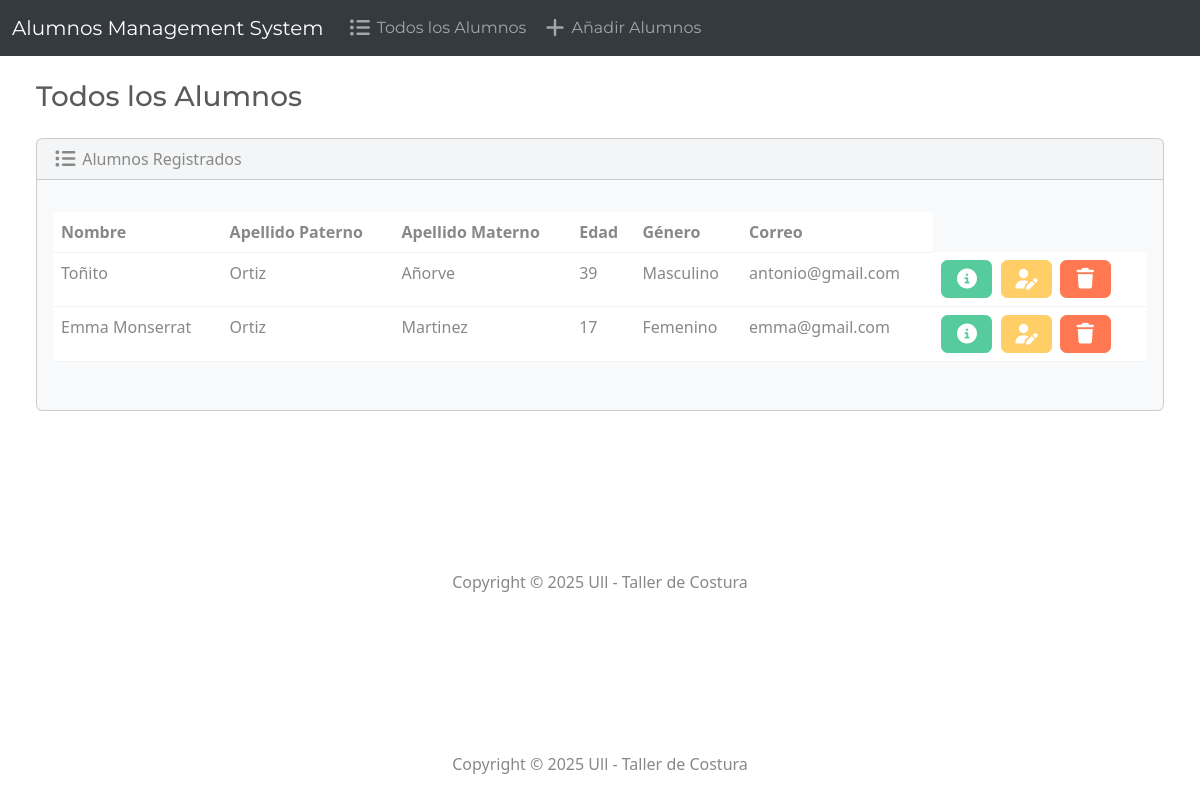
The page / on the database its author committed.
### app_alumnos/models.py (models this page shows, shortened)
class Alumno(models.Model):
    nombre = models.CharField(max_length=100)
    apellido_paterno = models.CharField(max_length=100)
    apellido_materno = models.CharField(max_length=100)
    edad = models.IntegerField()
    genero = models.CharField(max_length=10)
    correo = models.EmailField(unique=True)

### app_alumnos/views.py (the view)
# urls.py: path('', views.index, name='index'),
def index(request):
    return render(request, 'alumnos/index.html', {
        'alumnos': Alumno.objects.all()
    })

### app_alumnos/templates/alumnos/index.html (shortened to what this page needs)
{% extends "alumnos/base.html" %}
{% block body%}
        <h3 class="m-4">Todos los Alumnos</h3>
        <div class="row">
            <div class="col-12">
                {% if alumnos %}
                <div class="card bg-light ms-4 me-4 mb-4">
                    <div class="card-header">
                        <i class="fa-solid fa-list-ul fa-lg"></i> Alumnos Registrados
                    </div>
                    <div class="card-body">
                        <p class="card-text">
                            <div class="table-responsive">
                                <table class="table table-hover">
                                <thead>
                                    <tr>
                                    <th scope="col">Nombre</th>
                                    <th scope="col">Apellido Paterno</th>
                                    <th scope="col">Apellido Materno</th>
                                    <th scope="col">Edad</th>
                                    <th scope="col">Género</th>
                                    <th scope="col">Correo</th>
                                    </tr>
                                </thead>
                                <tbody>
                                    {% for alumno in alumnos %}
                                    <tr>
                                        <td>{{ alumno.nombre }}</td>
                                        <td>{{ alumno.apellido_paterno }}</td>
                                        <td>{{ alumno.apellido_materno }}</td>
                                        <td>{{ alumno.edad }}</td>
                                        <td>{{ alumno.genero }}</td>
                                        <td>{{ alumno.correo }}</td>
                                        <td>
                                            <button type="button" class="btn btn-success me-1" data-bs-toggle="modal" data-bs-target="#myModal{{alumno.id}}">
                                                <i class="fa-solid fa-circle-info fa-lg"></i>
                                            </button>
                                            <a class="btn btn-warning me-1" href="{% url 'edit' alumno.id %}">
                                                <i class="fa-solid fa-user-pen fa-lg"></i>
                                            </a>
                                            <button type "button" class="btn btn-danger" data-bs-toggle="modal" data-bs-target="#delete{{alumno.id}}">
                                                <i class="fa-solid fa-trash fa-lg"></i>
                                            </button>
                                        </td>
                                    </tr>
                                    {% endfor %}
                                </tbody>
                                </table>
                            </div>
                        </p>
                    </div>
                </div>
                {% else %}
                    <h5 class="alert alert-primary ms-4 me-4">No hay alumnos registrados.</h5>
                {% endif %}
            </div>
        </div>
    </div>
    <footer class="mt-auto mb-4">
        <div class="text-center">
            <span>
                Copyright &copy;
                <script>document.write(new Date().getFullYear());</script> Ull - Taller de Costura
            </span>
        </div>
    </footer>
</body>
</html>
{% endblock%}

### app_alumnos/templates/alumnos/base.html (shortened to what this page needs)
{% load static %}
<!DOCTYPE html>
<html lang="en">
<head>
    <link rel="stylesheet" href="https://cdnjs.cloudflare.com/ajax/libs/font-awesome/7.0.1/css/all.min.css"/>
    <link href="{% static 'css/bootstrap.min.css' %}" rel="stylesheet">
</head>
<body class="d-flex flex-column min-vh-100">
    <nav class="navbar navbar-expand-lg bg-dark" data-bs-theme="dark">
        <div class="container-fluid">
            <a class="navbar-brand" href="{% url 'index'%}">
                 Alumnos Management System
            </a>
            <div class="collapse navbar-collapse" id="navbarColor02">
                <ul class="navbar-nav me-auto mb-2 mb-lg-0">
                    <li class="nav-item">
                        <a class="nav-link" href="{% url 'index'%}">
                            <i class="fa-solid fa-list-ul fa-lg"></i> Todos los Alumnos
                        </a>
                    </li>
                    <li class="nav-item">
                        <a class="nav-link" href="{% url 'add'%}">
                            <i class="fa-solid fa-plus fa-lg"></i> Añadir Alumnos
                        </a>
                    </li>
                </ul>
            </div>
        </div>
    </nav>
    <div class="container-fluid">
        {% block body %}
        {% endblock %}
    <footer class="mt-auto mb-4">
        <div class="text-center">
            <span>
                Copyright &copy;
                <script>document.write(new Date().getFullYear());</script> Ull - Taller de Costura
            </span>
        </div>
    </footer>
</body>
</html>

### rows shown on the page
Alumno: nombre "Toñito", apellido_paterno "Ortiz", apellido_materno "Añorve", edad "39", genero "Masculino", correo "antonio@gmail.com"
Alumno: nombre "Emma Monserrat", apellido_paterno "Ortiz", apellido_materno "Martinez", edad "17", genero "Femenino", correo "emma@gmail.com"
